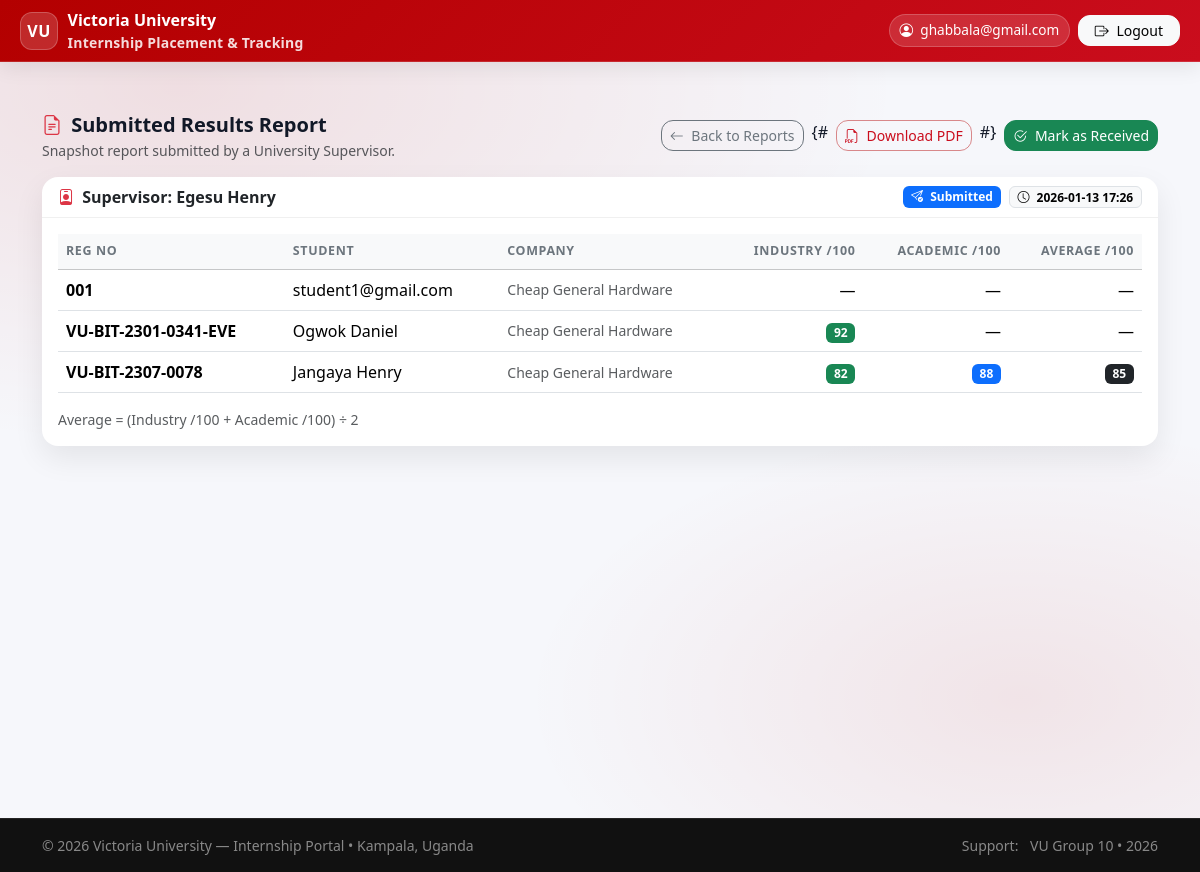
The app's page /tracking/coordinator/results-reports/15/ (signed in), older data.
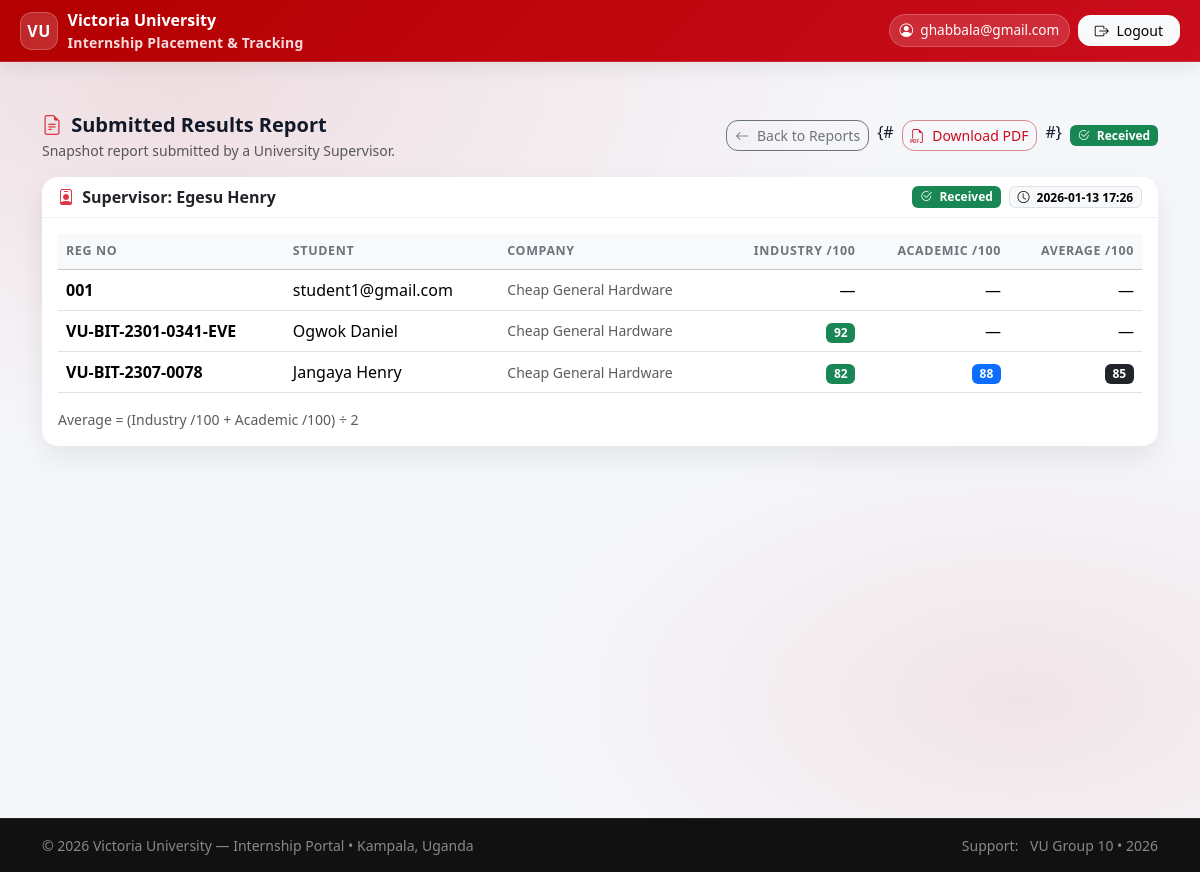
The same page, newer data.
### tracking/views.py (the view)
# urls.py: path("coordinator/results-reports/<int:report_id>/", views.coordinator_results_report_detail, name="coordinator_results_report_detail"),
@login_required
def coordinator_results_report_detail(request, report_id):
    if not is_coordinator(request.user):
        return HttpResponseForbidden("Coordinators only.")
    report = get_object_or_404(
        SupervisorResultsReport,
        id=report_id,
        status__in=["submitted", "received"]
    )
    return render(request, "tracking/coordinator_results_report_detail.html", {
        "report": report,
        "rows": report.rows or [],
    })

### accounts/models.py (called while the page is built)
    @property
    def display_name(self):
        full = self.get_full_name().strip()
        return full if full else self.email

### tracking/views.py (called while the page is built)
def is_coordinator(user):
    return user.is_superuser or user.groups.filter(name__in=["Coordinator", "Admin"]).exists()

### templates/tracking/coordinator_results_report_detail.html (shortened to what the changed rows need)
{% extends "base.html" %}
{% block content %}
<div class="row g-4">
  <div class="col-12">
    <div class="d-flex flex-column flex-md-row justify-content-between gap-2 align-items-start align-items-md-center">
      <div class="d-flex gap-2 flex-wrap">
        <a href="{% url 'coordinator_results_reports' %}" class="btn btn-outline-secondary btn-sm">
          <i class="bi bi-arrow-left me-1"></i> Back to Reports
        </a>
        {# <a href="{% url 'coordinator_results_report_pdf' report.id %}" class="btn btn-outline-danger btn-sm">
          <i class="bi bi-filetype-pdf me-1"></i> Download PDF
        </a> #}
        {% if report.status != "received" %}
          <form method="post" action="{% url 'coordinator_mark_report_received' report.id %}" class="m-0">
            <button class="btn btn-success btn-sm" type="submit">
              <i class="bi bi-check2-circle me-1"></i> Mark as Received
            </button>
          </form>
        {% else %}
          <span class="badge text-bg-success align-self-center">
            <i class="bi bi-check2-circle me-1"></i> Received
          </span>
        {% endif %}
      </div>
    </div>
    <div class="card mt-3">
      <div class="card-header d-flex flex-column flex-md-row justify-content-between gap-2 align-items-start align-items-md-center">
        <div class="d-flex gap-2 flex-wrap">
          {% if report.status == "submitted" %}
            <span class="badge text-bg-primary">
              <i class="bi bi-send-check me-1"></i> Submitted
            </span>
          {% elif report.status == "received" %}
            <span class="badge text-bg-success">
              <i class="bi bi-check2-circle me-1"></i> Received
            </span>
          {% else %}
            <span class="badge text-bg-warning">
              <i class="bi bi-pencil-square me-1"></i> {{ report.status|title }}
            </span>
          {% endif %}
          {% if report.submitted_at %}
            <span class="badge text-bg-light border">
              <i class="bi bi-clock me-1"></i> {{ report.submitted_at|date:"Y-m-d H:i" }}
            </span>
          {% endif %}
        </div>
      </div>
      <div class="card-body">
        {% if rows %}
          <div class="table-responsive">
            <table class="table table-hover align-middle mb-0">
              <thead class="table-light">
                <tr>
                  <th>Reg No</th>
                  <th>Student</th>
                  <th>Company</th>
                  <th class="text-end">Industry /100</th>
                  <th class="text-end">Academic /100</th>
                  <th class="text-end">Average /100</th>
                </tr>
              </thead>
            </table>
          </div>
        {% endif %}
      </div>
    </div>
  </div>
</div>
{% endblock %}

Row changes from the older to the newer data that the page shows:
changed SupervisorResultsReport "Egesu Henry": status "submitted" → "received" (drawn)
Text that changed along with them:
text no longer shown: "Mark as Received Submitted"
text now shown: "Received Received"
